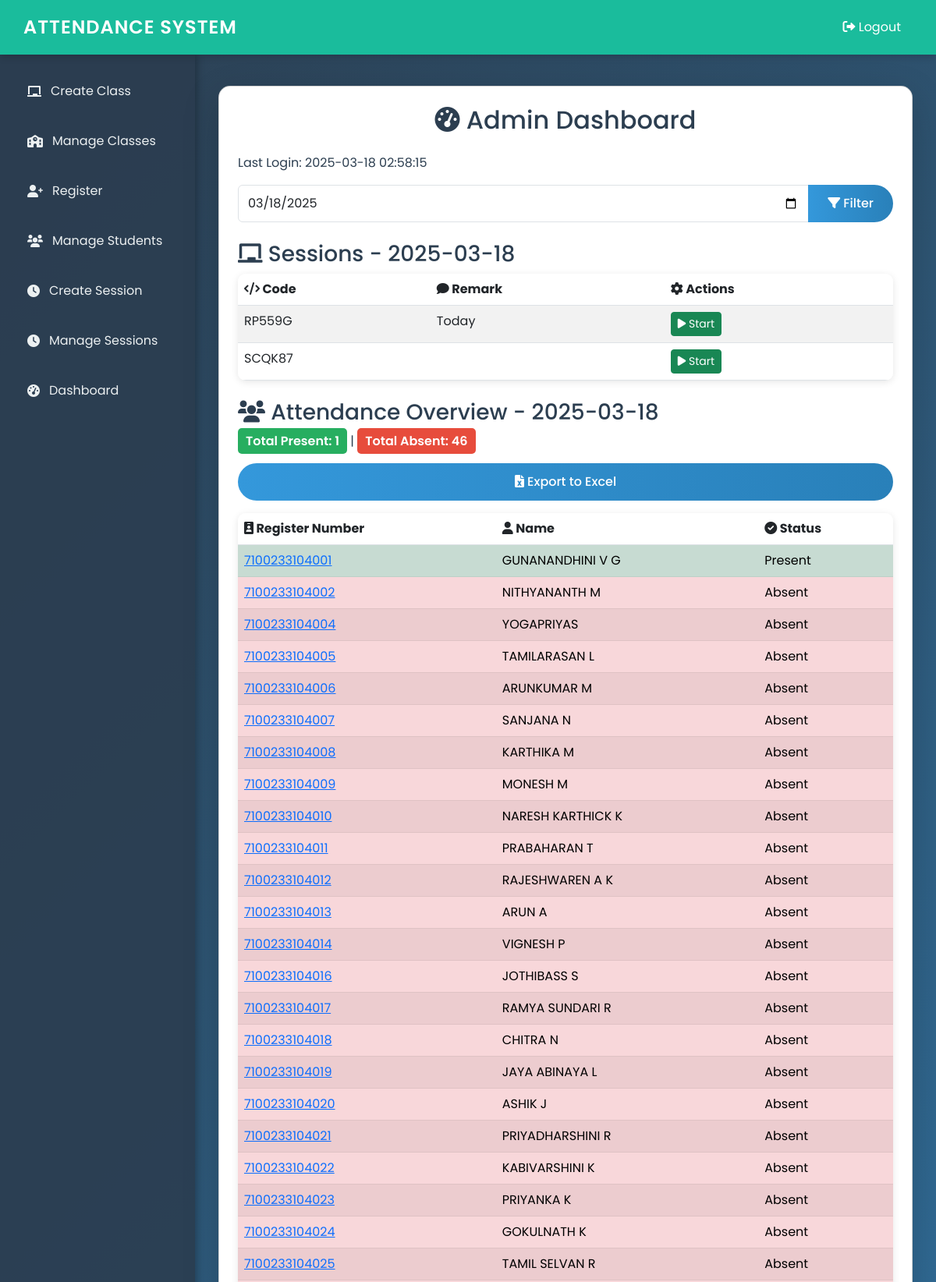
Screenshot of /admin_dashboard (signed in, upper part) with the database file from the repository.
### app.py (models this page shows)
class User(UserMixin, db.Model):
    id = db.Column(db.Integer, primary_key=True)
    username = db.Column(db.String(50), unique=True, nullable=False)
    password = db.Column(db.String(128), nullable=False)
    role = db.Column(db.String(20), nullable=False)
    last_login = db.Column(db.DateTime, nullable=True)

class Session(db.Model):
    id = db.Column(db.Integer, primary_key=True)
    code = db.Column(db.String(6), unique=True, nullable=False)
    remark = db.Column(db.String(200), nullable=True)
    attendance_active = db.Column(db.Boolean, default=False)
    created_at = db.Column(db.DateTime, default=datetime.utcnow)

class Student(db.Model):
    register_number = db.Column(db.String(10), primary_key=True)
    name = db.Column(db.String(100), nullable=False)
    class_id = db.Column(db.Integer, db.ForeignKey('class.id'), nullable=True)
    class_ = db.relationship('Class', backref='students')

### app.py (the view)
@app.route('/admin_dashboard', methods=['GET', 'POST'])
@login_required
def admin_dashboard():
    if current_user.role != 'admin':
        flash('Access denied', 'warning')
        return redirect(url_for('login'))
    return dashboard_logic('admin_dashboard.html')

### app.py (called while the page is built)
@login_manager.user_loader
def load_user(user_id):
    return User.query.get(int(user_id))

### templates/admin_dashboard.html (shortened to what this page needs)
{% extends "base.html" %}
{% block content %}
<div class="card shadow-lg p-4">
    <h2 class="text-center mb-4"><i class="fas fa-tachometer-alt"></i> Admin Dashboard</h2>
    <p>Last Login: {{ last_login.strftime('%Y-%m-%d %H:%M:%S') if last_login else 'N/A' }}</p>
    <form method="GET" class="mb-4">
        <div class="input-group">
            <input type="date" name="date" value="{{ selected_date }}" class="form-control">
            <button type="submit" class="btn btn-primary"><i class="fas fa-filter"></i> Filter</button>
        </div>
    </form>
    <h3><i class="fas fa-chalkboard"></i> Sessions - {{ selected_date }}</h3>
    <table class="table table-striped mb-4">
        <thead>
            <tr>
                <th><i class="fas fa-code"></i> Code</th>
                <th><i class="fas fa-comment"></i> Remark</th>
                <th><i class="fas fa-cog"></i> Actions</th>
            </tr>
        </thead>
        <tbody>
            {% for s in sessions %}
            <tr>
                <td>{{ s.code }}</td>
                <td>{{ s.remark }}</td>
                <td>
                    {% if not s.attendance_active %}
                        <form method="POST" action="{{ url_for('start_attendance', session_id=s.id) }}" style="display:inline;">
                            <button type="submit" class="btn btn-success btn-sm"><i class="fas fa-play"></i> Start</button>
                        </form>
                    {% else %}
                        <form method="POST" action="{{ url_for('stop_attendance', session_id=s.id) }}" style="display:inline;">
                            <button type="submit" class="btn btn-warning btn-sm"><i class="fas fa-stop"></i> Stop</button>
                        </form>
                    {% endif %}
                </td>
            </tr>
            {% endfor %}
        </tbody>
    </table>
    <h3><i class="fas fa-users"></i> Attendance Overview - {{ selected_date }}</h3>
    <p>
        <span class="highlight highlight-present">Total Present: {{ total_present }}</span> |
        <span class="highlight highlight-absent">Total Absent: {{ total_absent }}</span>
    </p>
    <a href="{{ url_for('export_excel', date=selected_date) }}" class="btn btn-primary mb-3"><i class="fas fa-file-excel"></i> Export to Excel</a>
    <table class="table table-striped mb-4">
        <thead>
            <tr>
                <th><i class="fas fa-id-badge"></i> Register Number</th>
                <th><i class="fas fa-user"></i> Name</th>
                <th><i class="fas fa-check-circle"></i> Status</th>
            </tr>
        </thead>
        <tbody>
            {% for student in student_status %}
            <tr class="{{ 'table-success' if student.status == 'Present' else 'table-danger' }}">
                <td><a href="{{ url_for('student_profile', register_number=student.register_number) }}">{{ student.register_number }}</a></td>
                <td>{{ student.name }}</td>
                <td>{{ student.status }}</td>
            </tr>
            {% endfor %}
        </tbody>
    </table>
</div>
{% endblock %}

### static/css/styles.css (style rules this page uses)
body { background: linear-gradient(135deg, #2c3e50, #3498db); font-family: 'Poppins', sans-serif; color: #fff; min-height: 100vh; margin: 0; }
.card { background: #fff; border-radius: 15px; box-shadow: 0 6px 20px rgba(0, 0, 0, 0.15); padding: 25px; color: #2c3e50; width: 100%; max-width: 900px; margin: 20px auto; transition: transform 0.3s; }
.btn-primary { background: linear-gradient(to right, #3498db, #2980b9); border: none; border-radius: 25px; padding: 12px 25px; transition: all 0.3s; font-weight: 500; }
.table { background: #fff; border-radius: 10px; overflow: hidden; box-shadow: 0 2px 10px rgba(0, 0, 0, 0.1); }
.table-success { background-color: #dff0d8 !important; }
.table-danger { background-color: #f2dede !important; }
.highlight { font-weight: 600; padding: 5px 10px; border-radius: 5px; }
.highlight-present { background: #27ae60; color: #fff; }
.highlight-absent { background: #e74c3c; color: #fff; }

### rows the page displays
User: last_login "2025-03-18 02:58:15"
Student: register_number "7100233104001", name "GUNANANDHINI V G", status "Present"
Student: register_number "7100233104002", name "NITHYANANTH M", status "Absent"
Student: register_number "7100233104004", name "YOGAPRIYAS", status "Absent"
Student: register_number "7100233104005", name "TAMILARASAN L", status "Absent"
Student: register_number "7100233104006", name "ARUNKUMAR M", status "Absent"
Student: register_number "7100233104007", name "SANJANA N", status "Absent"
Student: register_number "7100233104008", name "KARTHIKA M", status "Absent"
Student: register_number "7100233104009", name "MONESH M", status "Absent"
Student: register_number "7100233104010", name "NARESH KARTHICK K", status "Absent"
Student: register_number "7100233104011", name "PRABAHARAN T", status "Absent"
Student: register_number "7100233104012", name "RAJESHWAREN A K", status "Absent"
Student: register_number "7100233104013", name "ARUN A", status "Absent"
Student: register_number "7100233104014", name "VIGNESH P", status "Absent"
Student: register_number "7100233104016", name "JOTHIBASS S", status "Absent"
Student: register_number "7100233104017", name "RAMYA SUNDARI R", status "Absent"
Student: register_number "7100233104018", name "CHITRA N", status "Absent"
Student: register_number "7100233104019", name "JAYA ABINAYA L", status "Absent"
Student: register_number "7100233104020", name "ASHIK J", status "Absent"
Student: register_number "7100233104021", name "PRIYADHARSHINI R", status "Absent"
Student: register_number "7100233104022", name "KABIVARSHINI K", status "Absent"
Student: register_number "7100233104023", name "PRIYANKA K", status "Absent"
Student: register_number "7100233104024", name "GOKULNATH K", status "Absent"
Student: register_number "7100233104025", name "TAMIL SELVAN R", status "Absent"

### other values shown
{{ selected_date }} "2025-03-18"
{{ s.code }} "RP559G"
{{ s.remark }} "Today"
{{ s.code }} "SCQK87"
{{ total_present }} "1"
{{ total_absent }} "46"
